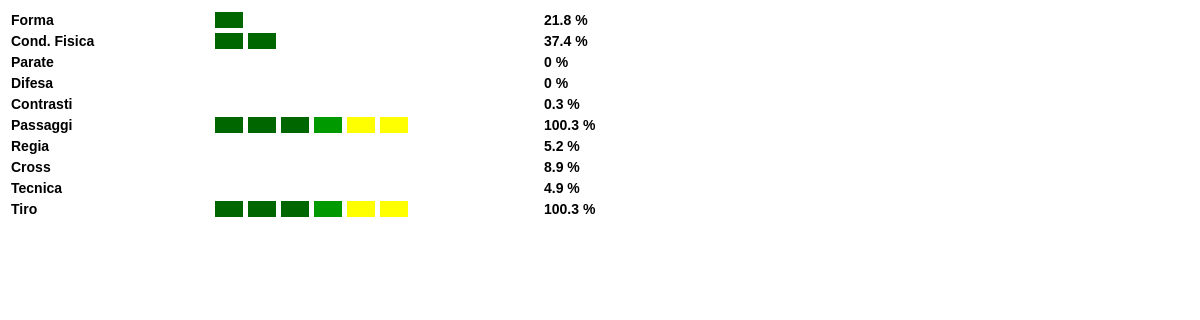
The app's page /oldGM/allena_skill.php (signed in) with its own data.
### tables this page shows
CREATE TABLE IF NOT EXISTS `allena_skill` (
  `a_id_team` varchar(20) NOT NULL default '',
  `a_data` date NOT NULL default '0000-00-00',
  `sk_forma` int(8) NOT NULL default '0',
  `sk_forma_val` int(8) NOT NULL default '0',
  `sk_cond` int(8) NOT NULL default '0',
  `sk_cond_val` int(8) NOT NULL default '0',
  `sk_po` int(8) NOT NULL default '0',
  `sk_po_val` int(8) NOT NULL default '0',
  `sk_df` int(8) NOT NULL default '0',
  `sk_df_val` int(8) NOT NULL default '0',
  `sk_cn` int(8) NOT NULL default '0',
  `sk_cn_val` int(8) NOT NULL default '0',
  `sk_pa` int(8) NOT NULL default '0',
  `sk_pa_val` int(8) NOT NULL default '0',
  `sk_rg` int(8) NOT NULL default '0',
  `sk_rg_val` int(8) NOT NULL default '0',
  `sk_cr` int(8) NOT NULL default '0',
  `sk_cr_val` int(8) NOT NULL default '0',
  `sk_tc` int(8) NOT NULL default '0',
  `sk_tc_val` int(8) NOT NULL default '0',
  `sk_tr` int(8) NOT NULL default '0',
  `sk_tr_val` int(8) NOT NULL default '0',
  KEY `a_id_team` (`a_id_team`)
);

### oldGM/allena_skill.php (the view, shortened to what this page needs)
<!DOCTYPE html PUBLIC "-//W3C//DTD XHTML 1.0 Transitional//EN" "http://www.w3.org/TR/xhtml1/DTD/xhtml1-transitional.dtd">
<html xmlns="http://www.w3.org/1999/xhtml">
<head>
</head>
<body>
<?php
	include "connect_db.php";
	$nome_team = $_SESSION['SESS_TEAM'];
	$appoggio= array('a_id_team','a_data',
				'sk_forma','sk_cond','sk_po','sk_df','sk_cn','sk_pa','sk_rg','sk_cr','sk_tc','sk_tr','sk_forma_val','sk_cond_val','sk_po_val','sk_df_val','sk_cn_val','sk_pa_val','sk_rg_val','sk_cr_val','sk_tc_val','sk_tr_val');
	$allenamento_result = mysql_query("SELECT * FROM allena_skill WHERE a_id_team=\"$nome_team\"");
	$row = mysql_fetch_array($allenamento_result);
	$conta = 2;
	while ($conta <= 11)
	{
		$ind = 1;
		while ($ind <=10)
		{
			$riga = 10 * ($conta-2) + $ind;
			if ($row[$appoggio[$conta]] >= $ind)
			{
				$riquadro[$riga] = 1;
				switch ($ind)
				{
					case 1:
					case 2:
					case 3:
						$class[$riga] = "skillgreenscuro";
						break;
					case 4:
						$class[$riga] = "skillgreen";
						break;
					case 5:
					case 6:
						$class[$riga] = "skillyellow";
						break;
				}
			}
			else
			{
				$riquadro[$riga] = 0;
				$class[$riga] = "skilltrasparent";
			}
			$ind ++;
		}
		$conta ++;
	}
	$forma = round($row['sk_forma_val']/326*100,1);
	$condizione = round($row['sk_cond_val']/326*100,1);
	$parate = round($row['sk_po_val']/326*100,1);
	$difesa = round($row['sk_df_val']/326*100,1);
	$contrasti = round($row['sk_cn_val']/326*100,1);
	$passaggi = round($row['sk_pa_val']/326*100,1);
	$regia = round($row['sk_rg_val']/326*100,1);
	$cross = round($row['sk_cr_val']/326*100,1);
	$tecnica = round($row['sk_tc_val']/326*100,1);
	$tiro = round($row['sk_tr_val']/326*100,1);
echo "
	<form name='field'>
	 <table border='0' cellpadding='0' cellspacing='3' style='color:#000000;font-weight:bold;		font-family:Geneva, Arial, Helvetica, sans-serif;font-size: 14px;'>
	 <tr>
	 <td width='200'>Forma</td>
	 <td><input name='btn' class=\"$class[1]\" value=$riquadro[1]  type='button' onclick='take(\"1\");'></td>
	 <td><input name='btn' class=\"$class[2]\" value=$riquadro[2]  type='button' onclick='take(\"2\");'></td>
	 <td><input name='btn' class=\"$class[3]\" value=$riquadro[3]  type='button' onclick='take(\"3\");'></td>
	 <td><input name='btn' class=\"$class[4]\" value=$riquadro[4]  type='button' onclick='take(\"4\");'></td>
	 <td><input name='btn' class=\"$class[5]\" value=$riquadro[5]  type='button' onclick='take(\"5\");'></td>
	 <td><input name='btn' class=\"$class[6]\" value=$riquadro[6]  type='button' onclick='take(\"6\");'></td>
	 <td><input name='btn' class=\"$class[7]\" value=$riquadro[7]  type='button' onclick='take(\"7\");'></td>
	 <td><input name='btn' class=\"$class[8]\" value=$riquadro[8]  type='button' onclick='take(\"8\");'></td>
	 <td><input name='btn' class=\"$class[9]\" value=$riquadro[9]  type='button' onclick='take(\"9\");'></td>
	 <td><input name='btn' class=\"$class[10]\" value=$riquadro[10]  type='button' onclick='take(\"10\");'></td>
	<td width='100'>$forma %</td>
	 </tr>
	 ";
	 echo"
	 <tr>
	 <td>Cond. Fisica</td>
	 <td><input name='btn' class=\"$class[11]\" value=$riquadro[11]  type='button' onclick='take(\"11\");'></td>
	 <td><input name='btn' class=\"$class[12]\" value=$riquadro[12]  type='button' onclick='take(\"12\");'></td>
	 <td><input name='btn' class=\"$class[13]\" value=$riquadro[13]  type='button' onclick='take(\"13\");'></td>
	 <td><input name='btn' class=\"$class[14]\" value=$riquadro[14]  type='button' onclick='take(\"14\");'></td>
	 <td><input name='btn' class=\"$class[15]\" value=$riquadro[15]  type='button' onclick='take(\"15\");'></td>
	 <td><input name='btn' class=\"$class[16]\" value=$riquadro[16]  type='button' onclick='take(\"16\");'></td>
	 <td><input name='btn' class=\"$class[17]\" value=$riquadro[17]  type='button' onclick='take(\"17\");'></td>
	 <td><input name='btn' class=\"$class[18]\" value=$riquadro[18]  type='button' onclick='take(\"18\");'></td>
	 <td><input name='btn' class=\"$class[19]\" value=$riquadro[19]  type='button' onclick='take(\"19\");'></td>
	 <td><input name='btn' class=\"$class[20]\" value=$riquadro[20]  type='button' onclick='take(\"20\");'></td>
	 <td width='100'>$condizione %</td>
	</tr>
	 ";
	 echo"
	 <tr>
	 <td>Parate</td>
	 <td><input name='btn' class=\"$class[21]\" value=$riquadro[21]  type='button' onclick='take(\"21\");'></td>
	 <td><input name='btn' class=\"$class[22]\" value=$riquadro[22]  type='button' onclick='take(\"22\");'></td>
	 <td><input name='btn' class=\"$class[23]\" value=$riquadro[23]  type='button' onclick='take(\"23\");'></td>
	 <td><input name='btn' class=\"$class[24]\" value=$riquadro[24]  type='button' onclick='take(\"24\");'></td>
	 <td><input name='btn' class=\"$class[25]\" value=$riquadro[25]  type='button' onclick='take(\"25\");'></td>
	 <td><input name='btn' class=\"$class[26]\" value=$riquadro[26]  type='button' onclick='take(\"26\");'></td>
	 <td><input name='btn' class=\"$class[27]\" value=$riquadro[27]  type='button' onclick='take(\"27\");'></td>
	 <td><input name='btn' class=\"$class[28]\" value=$riquadro[28]  type='button' onclick='take(\"28\");'></td>
	 <td><input name='btn' class=\"$class[29]\" value=$riquadro[29]  type='button' onclick='take(\"29\");'></td>
	 <td><input name='btn' class=\"$class[30]\" value=$riquadro[30]  type='button' onclick='take(\"30\");'></td>
	<td width='100'>$parate %</td>
	 </tr>
	 ";
	 echo"
	 <tr>
	 <td>Difesa</td>
	 <td><input name='btn' class=\"$class[31]\" value=$riquadro[31]  type='button' onclick='take(\"31\");'></td>
	 <td><input name='btn' class=\"$class[32]\" value=$riquadro[32]  type='button' onclick='take(\"32\");'></td>
	 <td><input name='btn' class=\"$class[33]\" value=$riquadro[33]  type='button' onclick='take(\"33\");'></td>
	 <td><input name='btn' class=\"$class[34]\" value=$riquadro[34]  type='button' onclick='take(\"34\");'></td>
	 <td><input name='btn' class=\"$class[35]\" value=$riquadro[35]  type='button' onclick='take(\"35\");'></td>
	 <td><input name='btn' class=\"$class[36]\" value=$riquadro[36]  type='button' onclick='take(\"36\");'></td>
	 <td><input name='btn' class=\"$class[37]\" value=$riquadro[37]  type='button' onclick='take(\"37\");'></td>
	 <td><input name='btn' class=\"$class[38]\" value=$riquadro[38]  type='button' onclick='take(\"38\");'></td>
	 <td><input name='btn' class=\"$class[39]\" value=$riquadro[39]  type='button' onclick='take(\"39\");'></td>
	 <td><input name='btn' class=\"$class[40]\" value=$riquadro[40]  type='button' onclick='take(\"40\");'></td>
	<td width='100'>$difesa %</td>
	 </tr>
	 ";
	 echo"
	 <tr>
	 <td>Contrasti</td>
	 <td><input name='btn' class=\"$class[41]\" value=$riquadro[41]  type='button' onclick='take(\"41\");'></td>
	 <td><input name='btn' class=\"$class[42]\" value=$riquadro[42]  type='button' onclick='take(\"42\");'></td>
	 <td><input name='btn' class=\"$class[43]\" value=$riquadro[43]  type='button' onclick='take(\"43\");'></td>
	 <td><input name='btn' class=\"$class[44]\" value=$riquadro[44]  type='button' onclick='take(\"44\");'></td>
	 <td><input name='btn' class=\"$class[45]\" value=$riquadro[45]  type='button' onclick='take(\"45\");'></td>
	 <td><input name='btn' class=\"$class[46]\" value=$riquadro[46]  type='button' onclick='take(\"46\");'></td>
	 <td><input name='btn' class=\"$class[47]\" value=$riquadro[47]  type='button' onclick='take(\"47\");'></td>
	 <td><input name='btn' class=\"$class[48]\" value=$riquadro[48]  type='button' onclick='take(\"48\");'></td>
	 <td><input name='btn' class=\"$class[49]\" value=$riquadro[49]  type='button' onclick='take(\"49\");'></td>
	 <td><input name='btn' class=\"$class[50]\" value=$riquadro[50]  type='button' onclick='take(\"50\");'></td>
	<td width='100'>$contrasti %</td>
	 </tr>
	 ";
	 echo"
	 <tr>
	 <td>Passaggi</td>
	 <td><input name='btn' class=\"$class[51]\" value=$riquadro[51]  type='button' onclick='take(\"51\");'></td>
	 <td><input name='btn' class=\"$class[52]\" value=$riquadro[52]  type='button' onclick='take(\"52\");'></td>
	 <td><input name='btn' class=\"$class[53]\" value=$riquadro[53]  type='button' onclick='take(\"53\");'></td>
	 <td><input name='btn' class=\"$class[54]\" value=$riquadro[54]  type='button' onclick='take(\"54\");'></td>
	 <td><input name='btn' class=\"$class[55]\" value=$riquadro[55]  type='button' onclick='take(\"55\");'></td>
	 <td><input name='btn' class=\"$class[56]\" value=$riquadro[56]  type='button' onclick='take(\"56\");'></td>
	 <td><input name='btn' class=\"$class[57]\" value=$riquadro[57]  type='button' onclick='take(\"57\");'></td>
	 <td><input name='btn' class=\"$class[58]\" value=$riquadro[58]  type='button' onclick='take(\"58\");'></td>
	 <td><input name='btn' class=\"$class[59]\" value=$riquadro[59]  type='button' onclick='take(\"59\");'></td>
	 <td><input name='btn' class=\"$class[60]\" value=$riquadro[60]  type='button' onclick='take(\"60\");'></td>
	<td width='100'>$passaggi %</td>
	 </tr>
	 ";
	 echo"
	 <tr>
	 <td>Regia</td>
	 <td><input name='btn' class=\"$class[61]\" value=$riquadro[61]  type='button' onclick='take(\"61\");'></td>
	 <td><input name='btn' class=\"$class[62]\" value=$riquadro[62]  type='button' onclick='take(\"62\");'></td>
	 <td><input name='btn' class=\"$class[63]\" value=$riquadro[63]  type='button' onclick='take(\"63\");'></td>
	 <td><input name='btn' class=\"$class[64]\" value=$riquadro[64]  type='button' onclick='take(\"64\");'></td>
	 <td><input name='btn' class=\"$class[65]\" value=$riquadro[65]  type='button' onclick='take(\"65\");'></td>
	 <td><input name='btn' class=\"$class[66]\" value=$riquadro[66]  type='button' onclick='take(\"66\");'></td>
	 <td><input name='btn' class=\"$class[67]\" value=$riquadro[67]  type='button' onclick='take(\"67\");'></td>
	 <td><input name='btn' class=\"$class[68]\" value=$riquadro[68]  type='button' onclick='take(\"68\");'></td>
	 <td><input name='btn' class=\"$class[69]\" value=$riquadro[69]  type='button' onclick='take(\"69\");'></td>
	 <td><input name='btn' class=\"$class[70]\" value=$riquadro[70]  type='button' onclick='take(\"70\");'></td>
	<td width='100'>$regia %</td>
	 </tr>
	";
	 echo"
	 <tr>
	 <td>Cross</td>
	 <td><input name='btn' class=\"$class[71]\" value=$riquadro[71]  type='button' onclick='take(\"71\");'></td>
	 <td><input name='btn' class=\"$class[72]\" value=$riquadro[72]  type='button' onclick='take(\"72\");'></td>
	 <td><input name='btn' class=\"$class[73]\" value=$riquadro[73]  type='button' onclick='take(\"73\");'></td>
	 <td><input name='btn' class=\"$class[74]\" value=$riquadro[74]  type='button' onclick='take(\"74\");'></td>
	 <td><input name='btn' class=\"$class[75]\" value=$riquadro[75]  type='button' onclick='take(\"75\");'></td>
	 <td><input name='btn' class=\"$class[76]\" value=$riquadro[76]  type='button' onclick='take(\"76\");'></td>
	 <td><input name='btn' class=\"$class[77]\" value=$riquadro[77]  type='button' onclick='take(\"77\");'></td>
	 <td><input name='btn' class=\"$class[78]\" value=$riquadro[78]  type='button' onclick='take(\"78\");'></td>
	 <td><input name='btn' class=\"$class[79]\" value=$riquadro[79]  type='button' onclick='take(\"79\");'></td>
	 <td><input name='btn' class=\"$class[80]\" value=$riquadro[80]  type='button' onclick='take(\"80\");'></td>
	<td width='100'>$cross %</td>
	 </tr>
	  ";
	 echo"
	 <tr>
	 <td>Tecnica</td>
	 <td><input name='btn' class=\"$class[81]\" value=$riquadro[81]  type='button' onclick='take(\"81\");'></td>
	 <td><input name='btn' class=\"$class[82]\" value=$riquadro[82]  type='button' onclick='take(\"82\");'></td>
	 <td><input name='btn' class=\"$class[83]\" value=$riquadro[83]  type='button' onclick='take(\"83\");'></td>
	 <td><input name='btn' class=\"$class[84]\" value=$riquadro[84]  type='button' onclick='take(\"84\");'></td>
	 <td><input name='btn' class=\"$class[85]\" value=$riquadro[85]  type='button' onclick='take(\"85\");'></td>
	 <td><input name='btn' class=\"$class[86]\" value=$riquadro[86]  type='button' onclick='take(\"86\");'></td>
	 <td><input name='btn' class=\"$class[87]\" value=$riquadro[87]  type='button' onclick='take(\"87\");'></td>
	 <td><input name='btn' class=\"$class[88]\" value=$riquadro[88]  type='button' onclick='take(\"88\");'></td>
	 <td><input name='btn' class=\"$class[89]\" value=$riquadro[89]  type='button' onclick='take(\"89\");'></td>
	 <td><input name='btn' class=\"$class[90]\" value=$riquadro[90]  type='button' onclick='take(\"90\");'></td>
	<td width='100'>$tecnica %</td>
	 </tr>
	 ";
	 echo"
	 <tr>
	 <td>Tiro</td>
	 <td><input name='btn' class=\"$class[91]\" value=$riquadro[91]  type='button' onclick='take(\"91\");'></td>
	 <td><input name='btn' class=\"$class[92]\" value=$riquadro[92]  type='button' onclick='take(\"92\");'></td>
	 <td><input name='btn' class=\"$class[93]\" value=$riquadro[93]  type='button' onclick='take(\"93\");'></td>
	 <td><input name='btn' class=\"$class[94]\" value=$riquadro[94]  type='button' onclick='take(\"94\");'></td>
	 <td><input name='btn' class=\"$class[95]\" value=$riquadro[95]  type='button' onclick='take(\"95\");'></td>
	 <td><input name='btn' class=\"$class[96]\" value=$riquadro[96]  type='button' onclick='take(\"96\");'></td>
	 <td><input name='btn' class=\"$class[97]\" value=$riquadro[97]  type='button' onclick='take(\"97\");'></td>
	 <td><input name='btn' class=\"$class[98]\" value=$riquadro[98]  type='button' onclick='take(\"98\");'></td>
	 <td><input name='btn' class=\"$class[99]\" value=$riquadro[99]  type='button' onclick='take(\"99\");'></td>
	 <td><input name='btn' class=\"$class[100]\" value=$riquadro[100]  type='button' onclick='take(\"100\");'></td>
	<td width='100'>$tiro %</td>
	</tr>
	  ";
	 echo"</table>";
?>
</form>
</body>
</html>

### oldGM/css/index_allena1024.css (style rules this page uses)
input.skilltrasparent { width : 30px; height: 18px; background:none; font-size: 0px; border: 1px solid white ; }
input.skillgreenscuro { width : 30px; height: 18px; font-size: 0px; border: 1px solid white; background: #006600; color:#006600; }
input.skillgreen { width : 30px; height: 18px; font-size: 0px; border: 1px solid white; background: #009900; color: #009900; }
input.skillyellow { width : 30px; height: 18px; font-size: 0px; border: 1px solid white; background: #FFFF00; color: #FFFF00; }

### records on screen
allena_skill: sk_forma_val "21.8", sk_cond_val "37.4", sk_po_val "0", sk_df_val "0", sk_cn_val "0.3", sk_pa_val "100.3", sk_rg_val "5.2", sk_cr_val "8.9", sk_tc_val "4.9", sk_tr_val "100.3"
